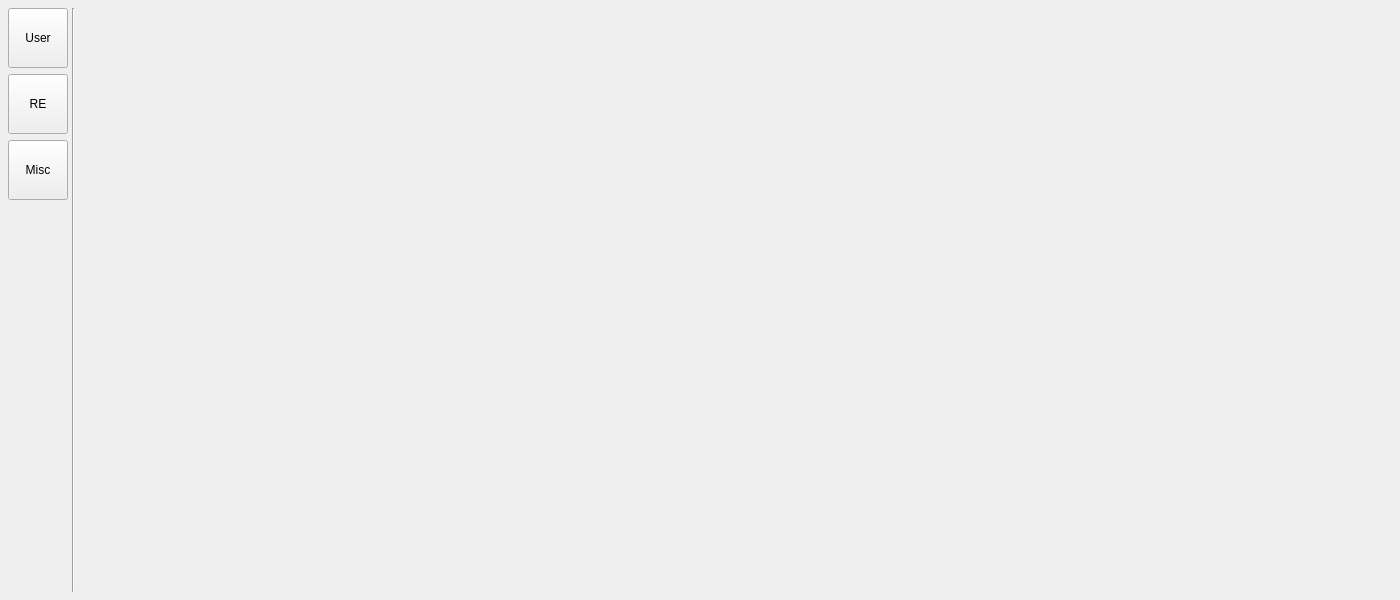
<?xml version="1.0" encoding="UTF-8"?>
<ui version="4.0">
 <class>MainWindow</class>
 <widget class="QMainWindow" name="MainWindow">
  <property name="geometry">
   <rect>
    <x>0</x>
    <y>0</y>
    <width>1400</width>
    <height>600</height>
   </rect>
  </property>
  <property name="minimumSize">
   <size>
    <width>1400</width>
    <height>600</height>
   </size>
  </property>
  <property name="windowTitle">
   <string>MainWindow</string>
  </property>
  <widget class="QWidget" name="centralwidget">
   <layout class="QHBoxLayout" name="horizontalLayout_2">
    <property name="spacing">
     <number>4</number>
    </property>
    <property name="leftMargin">
     <number>8</number>
    </property>
    <property name="topMargin">
     <number>8</number>
    </property>
    <property name="rightMargin">
     <number>8</number>
    </property>
    <property name="bottomMargin">
     <number>8</number>
    </property>
    <item>
     <layout class="QHBoxLayout" name="horizontalLayout">
      <item>
       <widget class="QWidget" name="sidebar_container" native="true">
        <layout class="QVBoxLayout" name="verticalLayout_2">
         <property name="leftMargin">
          <number>0</number>
         </property>
         <property name="topMargin">
          <number>0</number>
         </property>
         <property name="rightMargin">
          <number>0</number>
         </property>
         <property name="bottomMargin">
          <number>0</number>
         </property>
         <item>
          <layout class="QVBoxLayout" name="verticalLayout">
           <item>
            <widget class="QPushButton" name="sidebar_user_btn">
             <property name="minimumSize">
              <size>
               <width>0</width>
               <height>60</height>
              </size>
             </property>
             <property name="maximumSize">
              <size>
               <width>60</width>
               <height>60</height>
              </size>
             </property>
             <property name="text">
              <string>User</string>
             </property>
            </widget>
           </item>
           <item>
            <widget class="QPushButton" name="sidebar_re_btn">
             <property name="minimumSize">
              <size>
               <width>0</width>
               <height>60</height>
              </size>
             </property>
             <property name="maximumSize">
              <size>
               <width>60</width>
               <height>60</height>
              </size>
             </property>
             <property name="text">
              <string>RE</string>
             </property>
            </widget>
           </item>
           <item>
            <widget class="QPushButton" name="sidebar_misc_btn">
             <property name="minimumSize">
              <size>
               <width>0</width>
               <height>60</height>
              </size>
             </property>
             <property name="maximumSize">
              <size>
               <width>60</width>
               <height>60</height>
              </size>
             </property>
             <property name="text">
              <string>Misc</string>
             </property>
            </widget>
           </item>
           <item>
            <spacer name="verticalSpacer">
             <property name="orientation">
              <enum>Qt::Orientation::Vertical</enum>
             </property>
             <property name="sizeHint" stdset="0">
              <size>
               <width>20</width>
               <height>40</height>
              </size>
             </property>
            </spacer>
           </item>
          </layout>
         </item>
        </layout>
       </widget>
      </item>
      <item>
       <widget class="Line" name="line">
        <property name="orientation">
         <enum>Qt::Orientation::Vertical</enum>
        </property>
       </widget>
      </item>
      <item>
       <widget class="QStackedWidget" name="content_container"/>
      </item>
     </layout>
    </item>
   </layout>
  </widget>
 </widget>
 <resources/>
 <connections/>
</ui>
